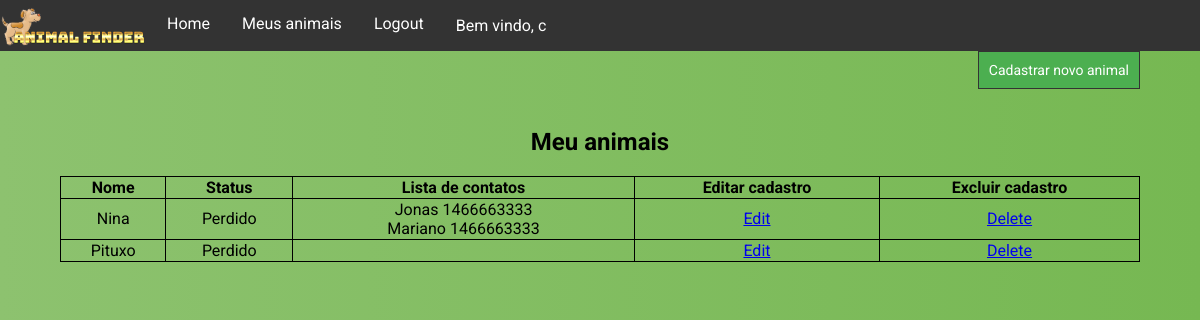
Page /meus_animais/ (signed in) on the committed database.
### usuario/models.py (models this page shows, shortened)
class Dono(AbstractBaseUser):
    email = models.EmailField(verbose_name="email", unique=True, max_length=100)
    nome = models.CharField(max_length=100)
    telefone = models.CharField(max_length=20)
    date_joined = models.DateTimeField(verbose_name="date_joined", auto_now_add=True)
    last_login = models.DateTimeField(verbose_name="last_login", auto_now=True)
    is_admin = models.BooleanField(default=False)
    is_active = models.BooleanField(default=True)
    is_staff = models.BooleanField(default=False)
    is_superuser = models.BooleanField(default=False)
    USERNAME_FIELD = 'email'
    REQUIRED_FIELDS = ['nome', 'telefone']
    objects = DonoManager()

### main/models.py (models this page shows, shortened)
class Animal(models.Model):
    foto  = models.ImageField(upload_to=UploadToPathAndRename('{}'.format(time.strftime("%Y_%m_%d_"))))
    nome  = models.CharField(max_length=100)
    idade = models.CharField(max_length=3, blank=True)
    cidade_desaparecimento = models.CharField(max_length=50)
    estado_desaparecimento = models.CharField(max_length=50)
    status = models.IntegerField(choices=STATUS_ANIMAL, default=1, blank=True)
    dono = models.ForeignKey(Dono, on_delete=models.CASCADE,  null=True)
    informacoes_extras = models.TextField(max_length=250, blank=True)

class Contato(models.Model):
    nome = models.CharField(max_length=100)
    telefone = models.CharField(max_length=20)
    animal = models.ForeignKey(Animal, on_delete=models.CASCADE, null=True)

### main/views.py (the view)
# urls.py: path("meus_animais/", meus_animais, name="meus_animais"),
@login_required
def meus_animais(request):
    animals = [i for i in Animal.objects.all() if i.dono.email==request.user.email]
    contatos = []
    for a in animals:
        contatos.append(Contato.objects.filter(animal__id=a.id))
    context = {'animais': zip(animals, contatos) }
    return render(request, 'meus_animais.html', context)

### main/templates/meus_animais.html
{% extends 'base.html' %}
{% block css %}
  {% load static %}
  <link href="{% static 'meus_animais_style.css' %}"  rel="stylesheet">
{% endblock css %}
{% block content %}
    <div class="new_animal">
      <form action="{%  url 'novo_animal' %}">
        <button type="submit">Cadastrar novo animal</button>
      </form>
    </div>
  <br>
  <br><br>
  <table class="table_animal_status">
    <thead>
      <tr>
        <th>Nome</th>
        <th>Status</th>
        <th>Lista de contatos</th>
        <th>Editar cadastro</th>
        <th>Excluir cadastro</th>
      </tr>
      </thead>
    <tbody>
    <h2 style="text-align: center;"> Meu animais </h2>
    {% for animal, contatos in animais %}
      <tr>
      <td>
        {{animal.nome}}
      </td>
      <td>
        {{animal.get_status_display}}
      </td>
      <td>
        {% for contato in contatos %}
          {{contato.nome}}
          {{contato.telefone}}
          <br>
        {% endfor %}
      </td>
      <td><a class="btn btn-warning" href="{%  url 'animal_edit' animal.id %}">Edit</a>
            </td>
			<td><a class="btn btn-danger" href="{%  url 'animal_delete' animal.id %}">Delete</a>
			</td>
    </tr>
    {% endfor %}
  </tbody>
  </table>
{% endblock content %}

### main/templates/base.html
<!DOCTYPE html>
<html>
<head>
  {% load static %}
  <link href="{% static 'general_style.css' %}"  rel="stylesheet">
  {% block css %}
  {% endblock css %}
  {% load static %}
  <link href="{% static 'nav_style.css' %}"  rel="stylesheet">
    <div class="nav">
      <ul>
          <li class="li-logo"><img class="logo" src="/static/ANIMAL_FINDER_LOGO.png" alt="Logo"></li>
      {% if request.user.is_authenticated %}
          <li><a href="{% url 'home' %}">Home</a></li>
          <li><a href="{% url 'meus_animais' %}">Meus animais</a></li>
          <li><a href="{% url 'logout' %}">Logout</a></li>
          <li class='welcome_message'><p>Bem vindo, {{request.user.nome}}</p></li>
      {% else %}
          <li><a href="{% url 'home' %}">Home</a></li>
          <li><a href="{% url 'register' %}">Registrar</a></li>
          <li><a href="{% url 'login' %}">Login</a></li>
      {% endif %}
      </ul>
    </div>
</head>
<body>
  {% block content %}
  {% endblock content %}
</body>
</html>

### static/general_style.css (style rules this page uses)
* { font-family: "Roboto", sans-serif; }
body { border: 0px; margin: 0px; background: #76b852; background: -webkit-linear-gradient(right, #76b852, #8DC26F); background: -moz-linear-gradient(right, #76b852, #8DC26F); background: -o-linear-gradient(right, #76b852, #8DC26F); background: linear-gradient(to left, #76b852, #8DC26F); font-family: "Roboto", sans-serif; -webkit-font-smoothing: antialiased; -moz-osx-font-smoothing: grayscale; }

### main/static/meus_animais_style.css (style rules this page uses)
.new_animal button { font-size: 30px; display: block; float: right; outline: 0; background: #4CAF50; margin-right: 5%; border: 1px solid #333; padding: 10px; color: #FFFFFF; font-size: 14px; -webkit-transition: all 0.3 ease; transition: all 0.3 ease; cursor: pointer; }
.table_animal_status { width:90%; margin-left: 5%; }
.table_animal_status, .table_animal_status th, .table_animal_status td { border: 1px solid black; border-collapse: collapse; text-align: center; }

### static/nav_style.css (style rules this page uses)
.nav ul { list-style-type: none; margin: 0; padding: 0; overflow: hidden; background-color: #333; }
.nav li { float: left; }
.nav li a { display: block; color: white; text-align: center; padding: 14px 16px; text-decoration: none; }
.nav li p { padding: 0px 14px 0px 16px; color: white; }

### rows in the picture
Dono: user.nome "c"
Animal: nome "Nina", status "Perdido"
Contato: nome "Jonas", telefone "1466663333"
Contato: nome "Mariano", telefone "1466663333"
Animal: nome "Pituxo", status "Perdido"
